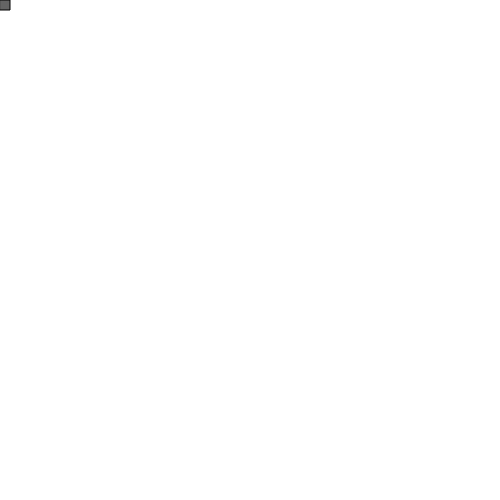
Frame 1 (no input)
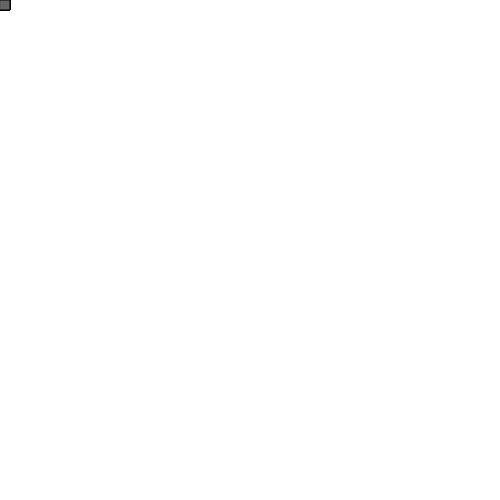
Frame 60 (no input)
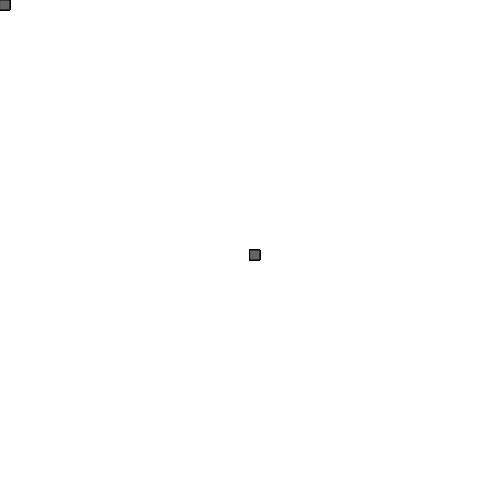
Frame 120 (the mouse pressed at the canvas centre since frame 60)

The p5.js sketch that drew these frames (run headless with seeded random() and noise() and a simulated clock; from frame 60 on, the mouse is pressed at the canvas centre):

// p5.js sketch
// ── sketch.js
function setup() {
  // put setup code here
  createCanvas(500, 500);
}

function draw() {
  // put drawing code here
fill(100);
  rect(mouseX, mouseY, 10, 10) ;
}
